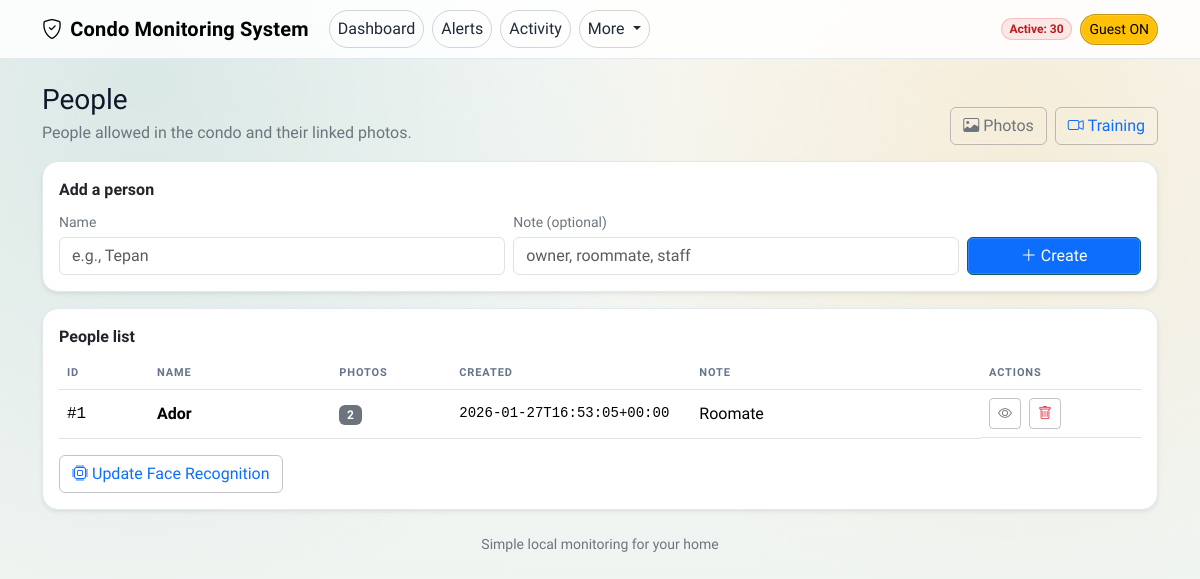
/faces, run on an earlier commit of the app's database.
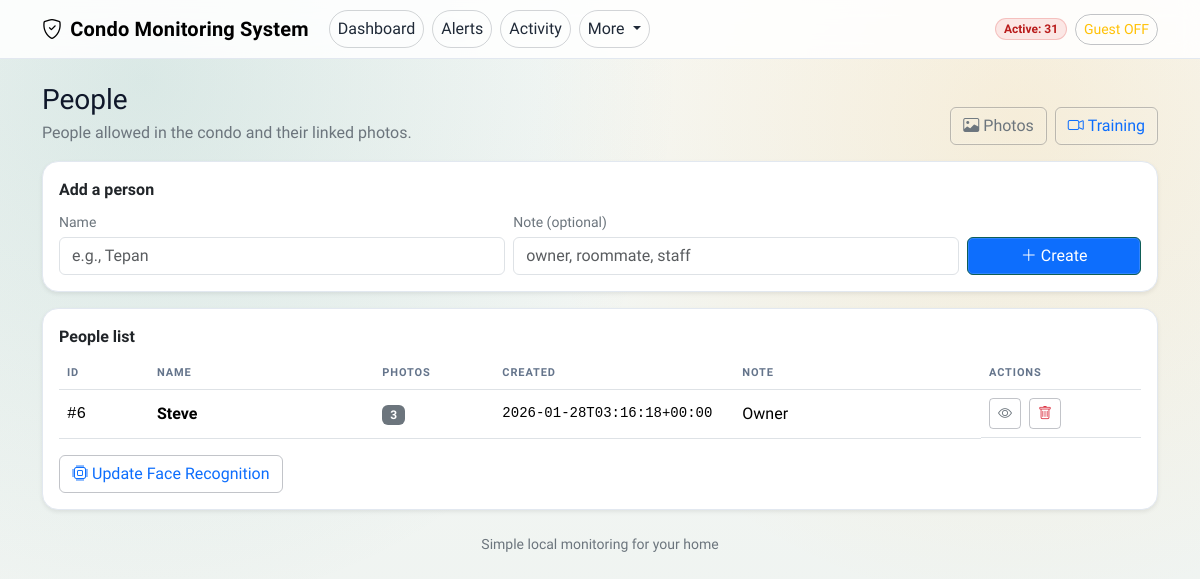
And on a later commit of the database.
### tables this page shows
CREATE TABLE faces (
        id INTEGER PRIMARY KEY AUTOINCREMENT,
        name TEXT NOT NULL,
        is_authorized INTEGER NOT NULL DEFAULT 1,
        created_ts TEXT NOT NULL,
        note TEXT
    );

### pi/app.py (the view)
@app.get("/faces")
def faces():
    rows = list_faces()
    return render_template("faces.html", faces=rows)

### pi/app.py (called while the page is built)
@app.context_processor
def inject_globals():
    return {
        "guest_mode": get_guest_mode(),
        "active_alert_count": count_active_alerts(),
    }

### pi/db.py (called while the page is built)
def get_conn() -> sqlite3.Connection:
    os.makedirs(os.path.dirname(DB_PATH), exist_ok=True)
    conn = sqlite3.connect(DB_PATH, check_same_thread=False)
    conn.row_factory = sqlite3.Row
    return conn

def count_active_alerts() -> int:
    conn = get_conn()
    cur = conn.cursor()
    cur.execute("SELECT COUNT(*) as c FROM alerts WHERE status='ACTIVE';")
    c = int(cur.fetchone()["c"])
    conn.close()
    return c

def get_setting(key: str, default: str = "") -> str:
    conn = get_conn()
    cur = conn.cursor()
    cur.execute("SELECT value FROM settings WHERE key = ?", (key,))
    row = cur.fetchone()
    conn.close()
    return str(row["value"]) if row else default

def get_guest_mode() -> bool:
    return get_setting("guest_mode", "0") == "1"

### pi/templates/faces.html
{% extends "base.html" %}
{% block content %}
  <div class="d-flex flex-wrap gap-2 justify-content-between align-items-end mb-3">
    <div>
      <h3 class="mb-1">People</h3>
      <div class="text-secondary">People allowed in the condo and their linked photos.</div>
    </div>
    <div class="d-flex gap-2">
      <a class="btn btn-outline-secondary" href="{{ url_for('snapshots') }}"><i class="bi bi-image me-1"></i>Photos</a>
      <a class="btn btn-outline-primary" href="{{ url_for('training') }}"><i class="bi bi-camera-video me-1"></i>Training</a>
    </div>
  </div>
  <div class="card shadow-sm mb-3">
    <div class="card-body">
      <div class="fw-semibold mb-2">Add a person</div>
      <form method="post" action="{{ url_for('faces_new') }}" class="row g-2 align-items-end">
        <div class="col-12 col-md-5">
          <label class="form-label small text-secondary mb-1">Name</label>
          <input name="name" class="form-control" placeholder="e.g., Tepan" required>
        </div>
        <div class="col-12 col-md-5">
          <label class="form-label small text-secondary mb-1">Note (optional)</label>
          <input name="note" class="form-control" placeholder="owner, roommate, staff">
        </div>
        <div class="col-12 col-md-2">
          <button class="btn btn-primary w-100" type="submit"><i class="bi bi-plus-lg me-1"></i>Create</button>
        </div>
      </form>
    </div>
  </div>
  <div class="card shadow-sm">
    <div class="card-body">
      <div class="fw-semibold mb-2">People list</div>
      {% if faces|length == 0 %}
        <div class="text-secondary">No people yet. Add from a photo or create a new person above.</div>
      {% else %}
        <div class="table-responsive">
          <table class="table table-hover align-middle mb-0">
            <thead>
              <tr>
                <th style="width: 90px;">ID</th>
                <th>Name</th>
                <th style="width: 120px;">Photos</th>
                <th style="width: 240px;">Created</th>
                <th>Note</th>
                <th style="width: 160px;">Actions</th>
              </tr>
            </thead>
            <tbody>
              {% for f in faces %}
              <tr>
                <td class="font-monospace">#{{ f["id"] }}</td>
                <td class="fw-semibold">{{ f["name"] }}</td>
                <td><span class="badge text-bg-secondary">{{ f["sample_count"] }}</span></td>
                <td class="font-monospace small">{{ f["created_ts"] }}</td>
                <td class="text-break">{{ f["note"] or "" }}</td>
                <td class="d-flex gap-2">
                  <a class="btn btn-sm btn-outline-secondary" href="{{ url_for('face_details', face_id=f['id']) }}"><i class="bi bi-eye"></i></a>
                  <form method="post" action="{{ url_for('faces_delete', face_id=f['id']) }}" onsubmit="return confirm('Delete this person?');">
                    <button class="btn btn-sm btn-outline-danger" type="submit"><i class="bi bi-trash"></i></button>
                  </form>
                </td>
              </tr>
              {% endfor %}
            </tbody>
          </table>
        </div>
      {% endif %}
      <div class="text-secondary small mt-3">
        <form method="post" action="{{ url_for('faces_retrain') }}" class="d-inline">
          <button class="btn btn-outline-primary" type="submit">
            <i class="bi bi-cpu me-1"></i>Update Face Recognition
          </button>
        </form>
      </div>
    </div>
  </div>
{% endblock %}

What changed in the data, as far as the page shows it:
removed faces: id "1", name "Ador", sample_count "2", created_ts "2026-01-27T16:53:05+00:00", note "Roomate"
added faces: id "6", name "Steve", sample_count "3", created_ts "2026-01-28T03:16:18+00:00", note "Owner"
Also different on the page:
{{ active_alert_count }}: "30" → "31"
{{ "ON" if guest_mode else "OFF" }}: "ON" → "OFF"
